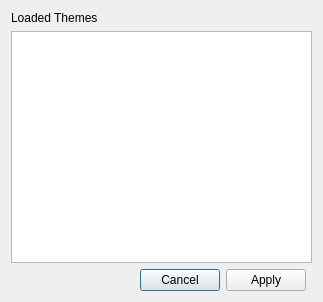
<?xml version="1.0" encoding="UTF-8"?>
<ui version="4.0">
 <class>Dialog</class>
 <widget class="QDialog" name="Dialog">
  <property name="geometry">
   <rect>
    <x>0</x>
    <y>0</y>
    <width>323</width>
    <height>302</height>
   </rect>
  </property>
  <property name="windowTitle">
   <string>Dialog</string>
  </property>
  <layout class="QGridLayout" name="gridLayout">
   <item row="0" column="0">
    <widget class="QLabel" name="label">
     <property name="text">
      <string>Loaded Themes</string>
     </property>
    </widget>
   </item>
   <item row="2" column="0">
    <widget class="QDialogButtonBox" name="buttons">
     <property name="orientation">
      <enum>Qt::Horizontal</enum>
     </property>
     <property name="standardButtons">
      <set>QDialogButtonBox::Apply|QDialogButtonBox::Cancel</set>
     </property>
    </widget>
   </item>
   <item row="1" column="0" colspan="2">
    <widget class="QListWidget" name="themes"/>
   </item>
  </layout>
 </widget>
 <resources/>
 <connections>
  <connection>
   <sender>buttons</sender>
   <signal>accepted()</signal>
   <receiver>Dialog</receiver>
   <slot>accept()</slot>
   <hints>
    <hint type="sourcelabel">
     <x>227</x>
     <y>271</y>
    </hint>
    <hint type="destinationlabel">
     <x>157</x>
     <y>274</y>
    </hint>
   </hints>
  </connection>
  <connection>
   <sender>buttons</sender>
   <signal>rejected()</signal>
   <receiver>Dialog</receiver>
   <slot>reject()</slot>
   <hints>
    <hint type="sourcelabel">
     <x>295</x>
     <y>277</y>
    </hint>
    <hint type="destinationlabel">
     <x>286</x>
     <y>274</y>
    </hint>
   </hints>
  </connection>
 </connections>
</ui>
